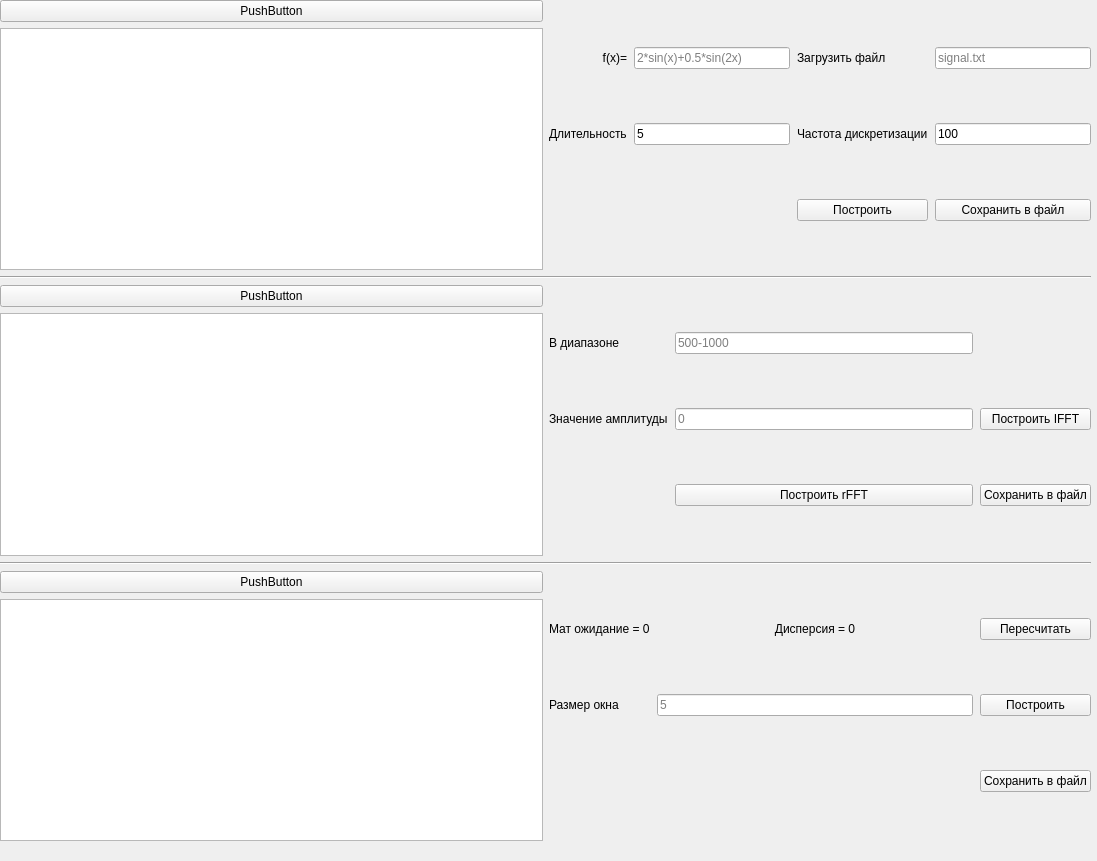
<?xml version="1.0" encoding="UTF-8"?>
<ui version="4.0">
 <class>MainWindow</class>
 <widget class="QMainWindow" name="MainWindow">
  <property name="windowModality">
   <enum>Qt::NonModal</enum>
  </property>
  <property name="geometry">
   <rect>
    <x>0</x>
    <y>0</y>
    <width>1097</width>
    <height>861</height>
   </rect>
  </property>
  <property name="windowTitle">
   <string>MainWindow</string>
  </property>
  <widget class="QWidget" name="centralwidget">
   <property name="enabled">
    <bool>true</bool>
   </property>
   <property name="maximumSize">
    <size>
     <width>5000</width>
     <height>5000</height>
    </size>
   </property>
   <widget class="QWidget" name="verticalLayoutWidget_2">
    <property name="geometry">
     <rect>
      <x>0</x>
      <y>0</y>
      <width>1091</width>
      <height>841</height>
     </rect>
    </property>
    <layout class="QVBoxLayout" name="verticalLayout_3">
     <property name="sizeConstraint">
      <enum>QLayout::SetMaximumSize</enum>
     </property>
     <item>
      <layout class="QHBoxLayout" name="horizontalLayout">
       <item>
        <layout class="QVBoxLayout" name="verticalLayout_2">
         <item>
          <widget class="QPushButton" name="pushButton">
           <property name="text">
            <string>PushButton</string>
           </property>
          </widget>
         </item>
         <item>
          <widget class="QTextBrowser" name="textBrowser"/>
         </item>
        </layout>
       </item>
       <item>
        <layout class="QGridLayout" name="gridLayout">
         <property name="sizeConstraint">
          <enum>QLayout::SetDefaultConstraint</enum>
         </property>
         <property name="rightMargin">
          <number>0</number>
         </property>
         <property name="spacing">
          <number>7</number>
         </property>
         <item row="4" column="4">
          <widget class="QLabel" name="label_11">
           <property name="layoutDirection">
            <enum>Qt::LeftToRight</enum>
           </property>
           <property name="text">
            <string>Частота дискретизации</string>
           </property>
           <property name="alignment">
            <set>Qt::AlignLeading|Qt::AlignLeft|Qt::AlignVCenter</set>
           </property>
           <property name="margin">
            <number>10</number>
           </property>
          </widget>
         </item>
         <item row="4" column="1">
          <widget class="QLabel" name="label_10">
           <property name="layoutDirection">
            <enum>Qt::LeftToRight</enum>
           </property>
           <property name="text">
            <string>Длительность</string>
           </property>
          </widget>
         </item>
         <item row="4" column="5">
          <widget class="QLineEdit" name="lineEdit_9">
           <property name="text">
            <string>100</string>
           </property>
           <property name="placeholderText">
            <string>100</string>
           </property>
          </widget>
         </item>
         <item row="7" column="5">
          <widget class="QPushButton" name="pushButton_8">
           <property name="text">
            <string>Сохранить в файл</string>
           </property>
          </widget>
         </item>
         <item row="4" column="3">
          <widget class="QLineEdit" name="lineEdit_7">
           <property name="text">
            <string>5</string>
           </property>
           <property name="placeholderText">
            <string>5</string>
           </property>
          </widget>
         </item>
         <item row="3" column="5">
          <widget class="QLineEdit" name="lineEdit_4">
           <property name="placeholderText">
            <string>signal.txt</string>
           </property>
          </widget>
         </item>
         <item row="3" column="1">
          <widget class="QLabel" name="label_3">
           <property name="layoutDirection">
            <enum>Qt::LeftToRight</enum>
           </property>
           <property name="text">
            <string>f(x)=</string>
           </property>
           <property name="alignment">
            <set>Qt::AlignRight|Qt::AlignTrailing|Qt::AlignVCenter</set>
           </property>
          </widget>
         </item>
         <item row="3" column="3">
          <widget class="QLineEdit" name="lineEdit_3">
           <property name="placeholderText">
            <string>2*sin(x)+0.5*sin(2x)</string>
           </property>
          </widget>
         </item>
         <item row="3" column="4">
          <widget class="QLabel" name="label_4">
           <property name="text">
            <string>Загрузить файл</string>
           </property>
           <property name="alignment">
            <set>Qt::AlignLeading|Qt::AlignLeft|Qt::AlignVCenter</set>
           </property>
           <property name="margin">
            <number>10</number>
           </property>
          </widget>
         </item>
         <item row="7" column="4">
          <widget class="QPushButton" name="pushButton_3">
           <property name="text">
            <string>Построить</string>
           </property>
          </widget>
         </item>
        </layout>
       </item>
      </layout>
     </item>
     <item>
      <widget class="Line" name="line_2">
       <property name="orientation">
        <enum>Qt::Horizontal</enum>
       </property>
      </widget>
     </item>
     <item>
      <layout class="QHBoxLayout" name="horizontalLayout_2">
       <item>
        <layout class="QVBoxLayout" name="verticalLayout_4">
         <item>
          <widget class="QPushButton" name="pushButton_2">
           <property name="text">
            <string>PushButton</string>
           </property>
          </widget>
         </item>
         <item>
          <widget class="QTextBrowser" name="textBrowser_2"/>
         </item>
        </layout>
       </item>
       <item>
        <layout class="QGridLayout" name="gridLayout_2">
         <property name="sizeConstraint">
          <enum>QLayout::SetDefaultConstraint</enum>
         </property>
         <property name="rightMargin">
          <number>0</number>
         </property>
         <property name="spacing">
          <number>7</number>
         </property>
         <item row="0" column="0">
          <widget class="QLabel" name="label_5">
           <property name="text">
            <string>В диапазоне</string>
           </property>
          </widget>
         </item>
         <item row="0" column="1">
          <widget class="QLineEdit" name="lineEdit_5">
           <property name="placeholderText">
            <string>500-1000</string>
           </property>
          </widget>
         </item>
         <item row="1" column="1">
          <widget class="QLineEdit" name="lineEdit_6">
           <property name="placeholderText">
            <string>0</string>
           </property>
          </widget>
         </item>
         <item row="1" column="0">
          <widget class="QLabel" name="label_6">
           <property name="text">
            <string>Значение амплитуды</string>
           </property>
          </widget>
         </item>
         <item row="2" column="2">
          <widget class="QPushButton" name="pushButton_9">
           <property name="text">
            <string>Сохранить в файл</string>
           </property>
          </widget>
         </item>
         <item row="2" column="1">
          <widget class="QPushButton" name="pushButton_4">
           <property name="text">
            <string>Построить rFFT</string>
           </property>
          </widget>
         </item>
         <item row="1" column="2">
          <widget class="QPushButton" name="pushButton_11">
           <property name="text">
            <string>Построить IFFT</string>
           </property>
          </widget>
         </item>
        </layout>
       </item>
      </layout>
     </item>
     <item>
      <widget class="Line" name="line">
       <property name="orientation">
        <enum>Qt::Horizontal</enum>
       </property>
      </widget>
     </item>
     <item>
      <layout class="QHBoxLayout" name="horizontalLayout_3">
       <item>
        <layout class="QVBoxLayout" name="verticalLayout_5">
         <item>
          <widget class="QPushButton" name="pushButton_5">
           <property name="text">
            <string>PushButton</string>
           </property>
          </widget>
         </item>
         <item>
          <widget class="QTextBrowser" name="textBrowser_3"/>
         </item>
        </layout>
       </item>
       <item>
        <layout class="QGridLayout" name="gridLayout_3">
         <property name="sizeConstraint">
          <enum>QLayout::SetDefaultConstraint</enum>
         </property>
         <property name="rightMargin">
          <number>0</number>
         </property>
         <property name="spacing">
          <number>7</number>
         </property>
         <item row="1" column="0">
          <widget class="QLabel" name="label_8">
           <property name="text">
            <string>Размер окна</string>
           </property>
          </widget>
         </item>
         <item row="0" column="1">
          <widget class="QLabel" name="label_9">
           <property name="text">
            <string>Дисперсия = 0</string>
           </property>
           <property name="alignment">
            <set>Qt::AlignCenter</set>
           </property>
          </widget>
         </item>
         <item row="2" column="2">
          <widget class="QPushButton" name="pushButton_10">
           <property name="text">
            <string>Сохранить в файл</string>
           </property>
          </widget>
         </item>
         <item row="1" column="2">
          <widget class="QPushButton" name="pushButton_7">
           <property name="text">
            <string>Построить</string>
           </property>
          </widget>
         </item>
         <item row="0" column="2">
          <widget class="QPushButton" name="pushButton_6">
           <property name="text">
            <string>Пересчитать</string>
           </property>
          </widget>
         </item>
         <item row="0" column="0">
          <widget class="QLabel" name="label_7">
           <property name="text">
            <string>Мат ожидание = 0</string>
           </property>
           <property name="alignment">
            <set>Qt::AlignLeading|Qt::AlignLeft|Qt::AlignVCenter</set>
           </property>
          </widget>
         </item>
         <item row="1" column="1">
          <widget class="QLineEdit" name="lineEdit_8">
           <property name="placeholderText">
            <string>5</string>
           </property>
          </widget>
         </item>
        </layout>
       </item>
      </layout>
     </item>
    </layout>
   </widget>
  </widget>
  <widget class="QMenuBar" name="menubar">
   <property name="enabled">
    <bool>true</bool>
   </property>
   <property name="geometry">
    <rect>
     <x>0</x>
     <y>0</y>
     <width>1097</width>
     <height>26</height>
    </rect>
   </property>
  </widget>
 </widget>
 <resources/>
 <connections/>
</ui>
